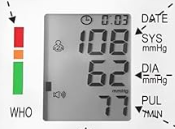
#> input picture measure_recognition/esfigmo.png, 175 x 129 px
$ python image_process.py
#> lines starting #> are read from the running program, lines starting #| are printed output that depends on the picture; after the words box and inside, x2 and y2 are one past the last pixel; in counts of white or black regions, pixels touching at a corner belong together
import cv2
import pytesseract
import re

# Se estiver no Windows, ajuste o caminho para o executável do Tesseract:
# pytesseract.pytesseract.tesseract_cmd = r"C:\Program Files\Tesseract-OCR\tesseract.exe"

# === 1. Carrega a imagem ===
img = cv2.imread('esfigmo.png')  # troque para esfigmo2.png se necessário
#> img is the input picture: shape (129, 175, 3); mean B, G, R 191.8, 193.5, 193.4
if img is None:
    raise FileNotFoundError("Imagem 'esfigmo.png' não encontrada.")

# Guardar dimensões para debug
h, w = img.shape[:2]
#> h = 129; w = 175
print(f"Dimensões da imagem: {w} x {h}")
#| Dimensões da imagem: 175 x 129

# === 2. Pré-processamento ===
gray = cv2.cvtColor(img, cv2.COLOR_BGR2GRAY)
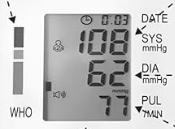
#> gray: shape (129, 175); min 2, max 255, mean 193.3
blur = cv2.GaussianBlur(gray, (3, 3), 0)
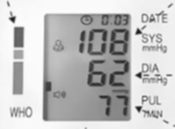
#> blur: shape (129, 175); min 24, max 254, mean 193.3
_, thresh = cv2.threshold(blur, 0, 255, cv2.THRESH_BINARY_INV + cv2.THRESH_OTSU)
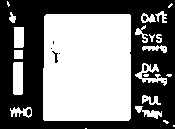
#> thresh: shape (129, 175); 49.2% white; 22 white regions (7 under 20 px), largest, box (x1, y1, x2, y2) and area: (43, 14, 131, 121) 9319, (13, 62, 23, 95) 327, (135, 63, 167, 86) 258

# === 3. Definição das ROIs (coordenadas fixas) ===
# ATENÇÃO: (y1:y2, x1:x2) -> OpenCV usa (linha, coluna)
# Coordenadas para imagem de 129x175 px (ajuste se a resolução for diferente)
sys_y1, sys_y2, sys_x1, sys_x2 = 25, 55, 75, 130   # SYS: parte superior (108)
dia_y1, dia_y2, dia_x1, dia_x2 = 55, 85, 75, 130   # DIA: meio (62)
pul_y1, pul_y2, pul_x1, pul_x2 = 85, 115,75, 130  # PUL: inferior (77)

# Extrai as regiões binarizadas
sys_roi = thresh[sys_y1:sys_y2, sys_x1:sys_x2]
#> sys_roi: shape (30, 55); every value is 255
dia_roi = thresh[dia_y1:dia_y2, dia_x1:dia_x2]
pul_roi = thresh[pul_y1:pul_y2, pul_x1:pul_x2]

# === 4. Função OCR auxiliar ===
def extract_digits(roi):
    custom_config = r'--oem 3 --psm 7 -c tessedit_char_whitelist=0123456789'
#> (the run stopped early here; a loop or call above may not have finished)

$ run again, with measure_recognition/teste1.png copied over measure_recognition/esfigmo.png
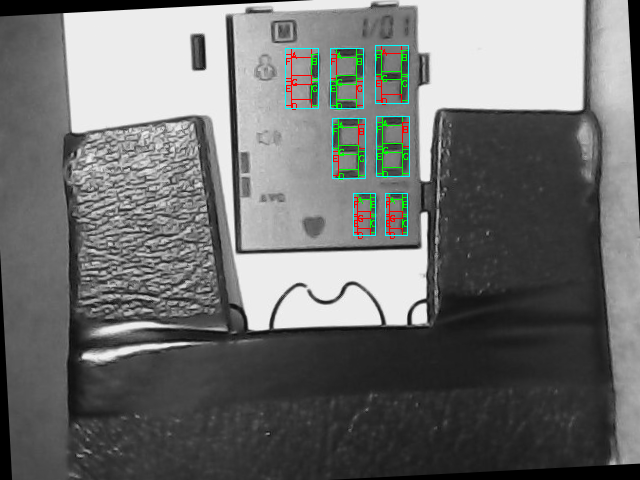
#> input picture measure_recognition/teste1.png, 640 x 480 px
#> img is the input picture: shape (480, 640, 3); mean B, G, R 111.1, 112.2, 110.9
#| Dimensões da imagem: 640 x 480
#> `gray = cv2.cvtColor(img, cv2.COLOR_BGR2GRAY)`:
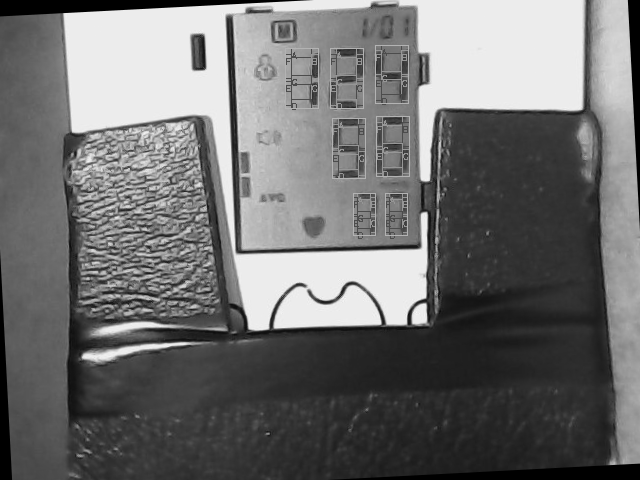
#> gray: shape (480, 640); min 0, max 247, mean 111.7
#> `_, thresh = cv2.threshold(blur, 0, 255, cv2.THRESH_BINARY_INV + cv2.TH..`:
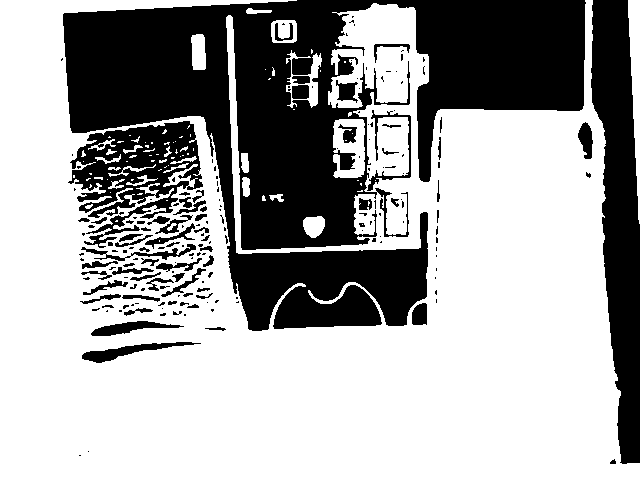
#> thresh: shape (480, 640); 64.3% white; 192 black regions (124 under 20 px), largest, box (x1, y1, x2, y2) and area: (63, 0, 586, 331) 78461, (591, 0, 640, 464) 14656, (68, 121, 203, 248) 7816
#> sys_roi: shape (30, 55); every value is 0
